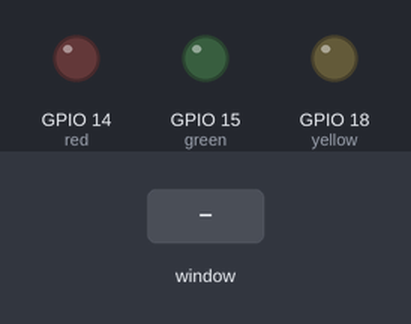
Simulated run of this program. Board: Raspberry Pi (BCM pin numbers). Parts: output pins drawn as LEDs (lit = HIGH). The test bench sets the inputs (shaded band). The desktop window is not drawn, its controls go by their first labels and the mouse button is held 0.15 s. At 5.8 s the program stops and its outputs stay as they are.

Above: at 1.2 s.
1.3 s: control labelled "Red LED" in the window clicked
At 2.3 s:
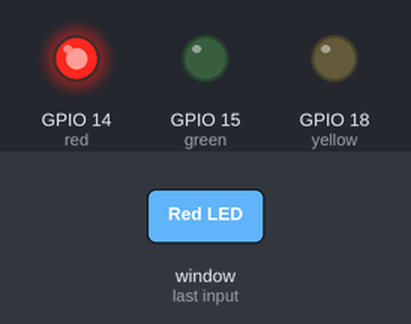
2.8 s: control labelled "Green LED" in the window clicked
At 3.5 s:
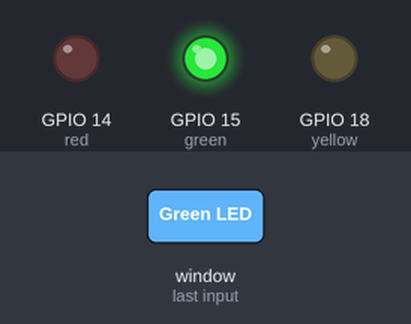
4.3 s: control labelled "Yellow LED" in the window clicked
At 4.6 s:
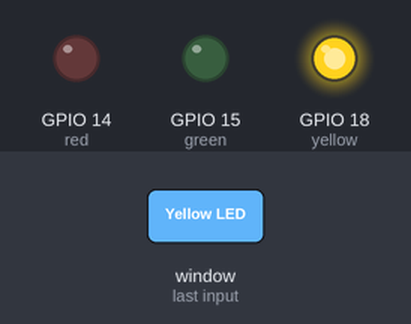
5.8 s: control labelled "Exit" in the window clicked
At 6.9 s:
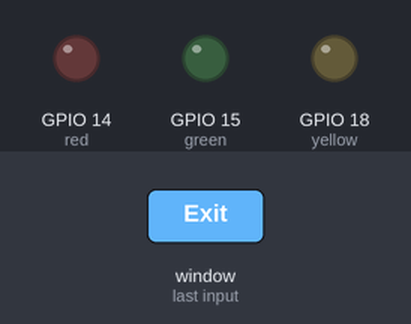
Timing chart, 0 to 7.3 s (numbered marks = the images above; inputs shaded):
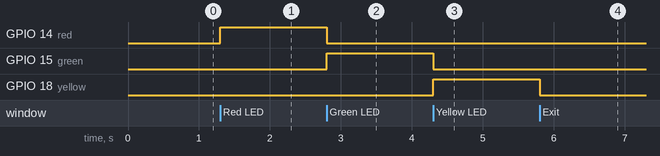

The program:

Task5.2C_GUI.py
```python
# Import the required modules from tkinter and gpiozero
from tkinter import *
import tkinter.font
from gpiozero import LED
import RPi.GPIO

# Set the GPIO mode to BCM
RPi.GPIO.setmode(RPi.GPIO.BCM)

# Initialize LED objects for red, green, and yellow lights
red = LED(14)
green = LED(15)
yellow = LED(18)

# Create the main Tkinter window
win = Tk()
win.title("Traffic Light Toggler")

# Define a custom font for the user interface
myFont = tkinter.font.Font(family='Helvetica', size=12, weight="bold")

# Function to toggle the state of an LED
def toggle_led(led, other_leds):
    if led.is_lit:
        led.off()
    else:
        led.on()
        for ol in other_leds:
            ol.off()

# Functions to control the red, green, and yellow LEDs
def RedLed():
    toggle_led(red, [green, yellow])

def GreenLed():
    toggle_led(green, [red, yellow])

def YellowLed():
    toggle_led(yellow, [red, green])

# Function to clean up GPIO and close the window
def close():
    RPi.GPIO.cleanup()
    win.destroy()

# Create an IntVar to hold the selected LED
selected_led = IntVar()

# Create radio buttons for the red, green, and yellow LEDs
redButton = Radiobutton(win, text='Red LED', font=myFont, variable=selected_led, value=1, command=RedLed, bg='red')
redButton.grid(row=0, column=1)

greenButton = Radiobutton(win, text='Green LED', font=myFont, variable=selected_led, value=2, command=GreenLed, bg='green')
greenButton.grid(row=1, column=1)

yellowButton = Radiobutton(win, text='Yellow LED', font=myFont, variable=selected_led, value=3, command=YellowLed, bg='yellow')
yellowButton.grid(row=2, column=1)

# Create an exit button to clean up and close the application
exitButton = Button(win, text='Exit', font=myFont, command=close, bg='grey', height=1, width=6)
exitButton.grid(row=3, column=1)

# Handle window close event to ensure cleanup
win.protocol("WM_DELETE_WINDOW", close)

# Start the Tkinter event loop
win.mainloop()
```

Measured:
- after the input at 1.3 s, GPIO 14 (red): LOW → HIGH at once
- after the input at 2.8 s, GPIO 14 (red): HIGH → LOW at once; GPIO 15 (green): LOW → HIGH at once
- after the input at 4.3 s, GPIO 15 (green): HIGH → LOW at once; GPIO 18 (yellow): LOW → HIGH at once
- after the input at 5.8 s, GPIO 18 (yellow): HIGH → LOW at once
